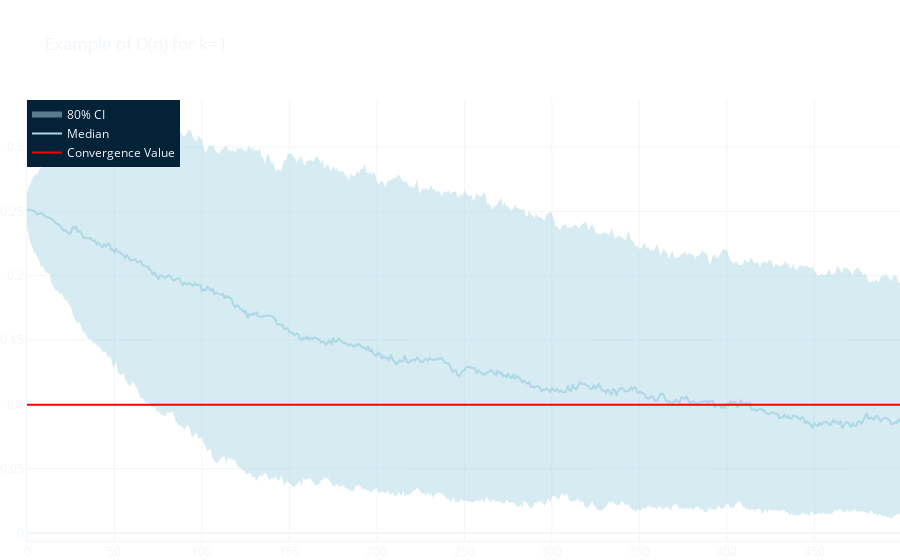

Source (notebook cell):
### Markdown cell above
And see how $D_{A, B}(n)$ behaves under this test.

### Code cell
# Example for k=1
N = [500, 500]
p = bounded_random_walk(initial = 1/4, size=N)
games_results = (np.random.random(N) <= p).astype(int)

Ra, pa = calculate_elo_2_players(games_results)

diff = abs(p - pa)
quantiles = np.quantile(diff, [0.1, 0.5, 0.9], axis=1)

# Calculate convergence value
weights = np.e ** -np.linspace(5, 0, N[0])
weights /= sum(weights)
converge_value = sum(quantiles[1] * weights)

# Plot example
x_range = list(range(N[0])) + list(reversed(range(N[0])))

fig = go.Figure(layout=layout_dict | dict(title='Example of D(n) for k=1'))

fig.add_trace(go.Scatter(
        x = x_range, y=list(quantiles[2]) + list(quantiles[0][::-1]), fill='toself', mode='none',
        hoveron='points', fillcolor='lightblue', name=f'80% CI', opacity=0.5
    ))
fig.add_trace(go.Scatter(y=quantiles[1], line=dict(color='lightblue'), name='Median'))
fig.add_trace(go.Scatter(y=[converge_value] * N[0], line=dict(color='red'), name='Convergence Value'))

fig.show()

### Figure 1 — Plotly figure (JSON) as saved in the notebook; plotly's stock layout.template omitted (floating-point values rounded to 4 significant figures; data arrays with more than 128 entries replaced by an {"elided": "..."} marker saying what was removed)
{"data": [{"fill": "toself", "fillcolor": "lightblue", "hoveron": "points", "mode": "none", "name": "80% CI", "opacity": 0.5, "type": "scatter", "x": {"elided": "1000 int values"}, "y": {"elided": "1000 float values"}}, {"line": {"color": "lightblue"}, "name": "Median", "type": "scatter", "y": {"elided": "500 float values"}}, {"line": {"color": "red"}, "name": "Convergence Value", "type": "scatter", "y": {"elided": "500 float values"}}], "layout": {"font": {"color": "#f1f5f9"}, "legend": {"bgcolor": "#032137", "x": 0, "y": 1}, "margin": {"b": 0, "l": 0, "r": 0}, "paper_bgcolor": "rgba(0,0,0,0)", "plot_bgcolor": "rgba(0,0,0,0)", "title": {"text": "Example of D(n) for k=1"}, "xaxis": {"gridcolor": "#f1f5f9", "linecolor": "#f1f5f9", "zerolinecolor": "#f1f5f9"}, "yaxis": {"gridcolor": "#f1f5f9", "linecolor": "#f1f5f9", "zerolinecolor": "#f1f5f9"}}}
